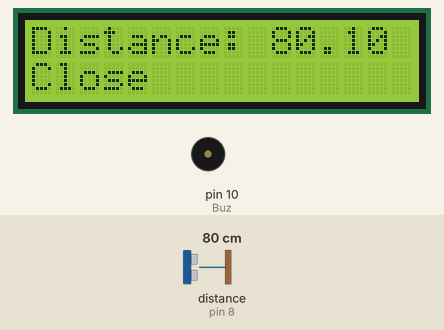
The sketch below on a simulated Arduino Uno, built with avr-gcc and run on an emulated ATmega328P. On the bench: 16×2 character LCD, buzzer (waves = sounding, pin HIGH). Wiring (inferred from the names in the program): ultrasonic range finder: trigger pin 9; echo pin 8. The inputs (shaded band) are chosen by the test bench; at power-on: distance to the obstacle (sensor on pin 8) 80 cm. The echo pulse lasts 58.3 µs per cm; pins used as bus, display or sensor lines are not drawn.

Above: at 1.2 s.
1.3 s: distance to the obstacle (sensor on pin 8) set to 12 cm
At 2.5 s:
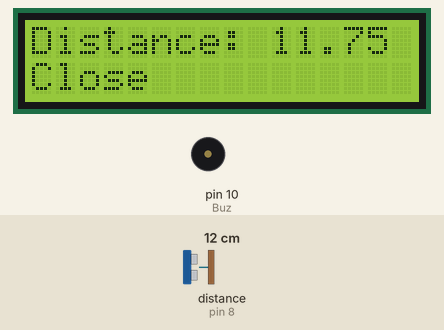
3.0 s: distance to the obstacle (sensor on pin 8) set to 9 cm
At 3.6 s:
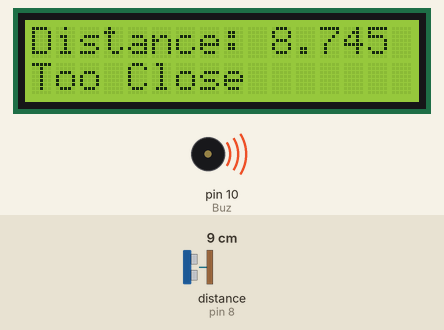
4.6 s: distance to the obstacle (sensor on pin 8) set to 18 cm
At 4.81 s:
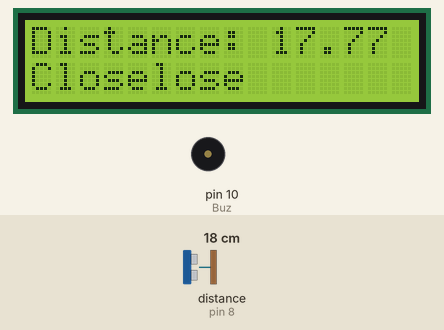
Timing chart, 0 to 7.6 s (numbered marks = the images above; inputs shaded):
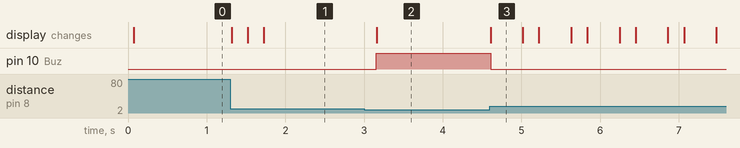

Measured:
- the behaviour switches between 11 and 10 cm on distance to the obstacle (sensor on pin 8) (found by bisection; images 1 and 2)
- after the input at 1.3 s, the display: changes at once (image 1)
- after the input at 3.0 s, pin 10 (Buz): LOW → HIGH after 0.16 s; the display: changes after 0.16 s (image 2)
- after the input at 4.6 s, pin 10 (Buz): HIGH → LOW at once; the display: changes at once (image 3)
- what the display in image 3 shows lasts 0.4 s, from 4.6 s to 5.0 s

The sketch:

Ultrasonic_DistanceAlarmSystem.ino
```cpp
#include <LiquidCrystal.h>
const int TrigPin = 9;
const int EchoPin = 8;
const int Buz = 10;
float  cm;
const int rs = 2, en = 3, d4 = 4, d5 = 5, d6 = 6, d7 = 7;
LiquidCrystal lcd(rs, en, d4, d5, d6, d7);

void setup()
{
  lcd.begin(16, 2);
  pinMode(TrigPin, OUTPUT);
  pinMode(EchoPin, INPUT);
  pinMode(Buz,OUTPUT);
}
void loop()
{
  digitalWrite(TrigPin, LOW);
  delayMicroseconds(2);
  digitalWrite(TrigPin,  HIGH);
  delayMicroseconds(10);
  digitalWrite(TrigPin, LOW);
  cm = pulseIn(EchoPin,  HIGH) / 58.0; //The echo time is converted into cm
  cm = (int(cm * 100.0)) /  100.0;     //Keep two decimal places
  lcd.setCursor(0, 0);
  lcd.print("Distance: ");
  lcd.print(cm);

  if(cm<10)
  { //if you are puting the sensor behind the door use ">" sysmbole insted of ">" p.s.  make sure that the door nob is less than 15 cm away
      digitalWrite(Buz,HIGH);
      lcd.setCursor(0, 1);
      lcd.print("Too Close");
  }
    else
    {
      digitalWrite(Buz,LOW);
      lcd.setCursor(0, 1);
      lcd.print("Close");
   delay(200);
    }
}
```
